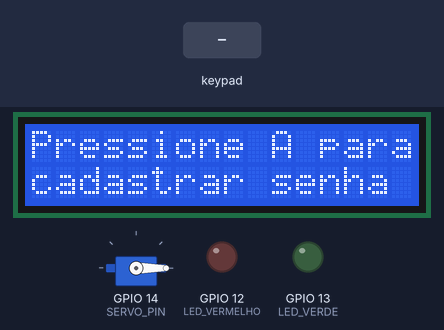
Recording of a sketch running on a simulated ESP32. Shown: 16×2 character LCD, servo, output pins drawn as LEDs (lit = HIGH). Inputs (shaded band) come from the test bench. WiFi joins after 1.5 s; servers stay silent unless stated; the Firebase database answers and starts empty.

Above: at 2.8 s.
2.9 s: key 'A' pressed
At 3.2 s:
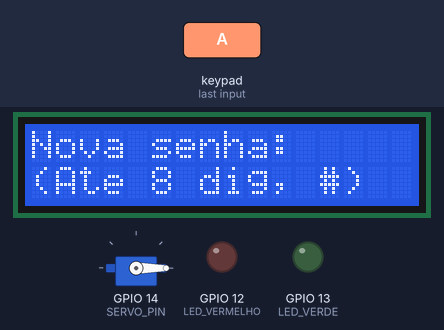
5.9 s: keypad keys 3 2 6 5 4 9 8 8 pressed 0.4 s apart
At 9.1 s:
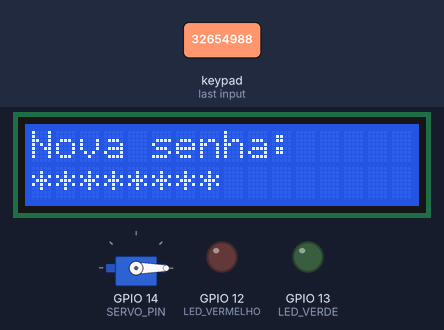
10.6 s: key '#' pressed
At 11.4 s:
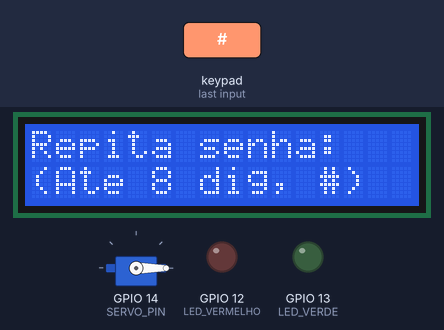
13.6 s: keypad keys 3 2 6 5 4 9 8 8 # pressed 0.4 s apart
At 17.7 s:
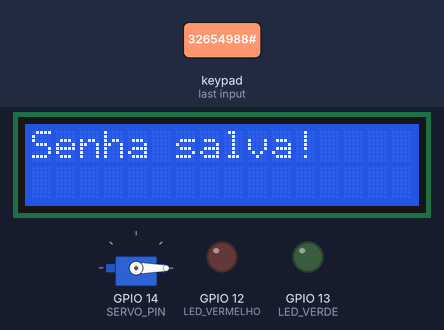
18.7 s: keypad keys 1 7 5 1 8 1 9 # pressed 0.4 s apart
At 23.0 s:
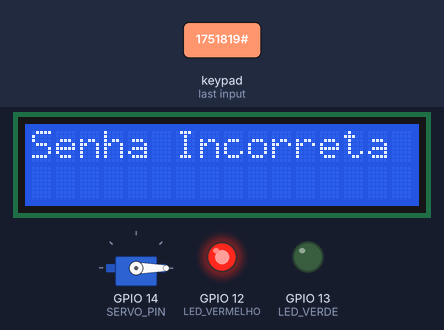
23.4 s: keypad keys 3 2 6 5 4 9 8 8 * pressed 0.4 s apart
At 24.81 s:
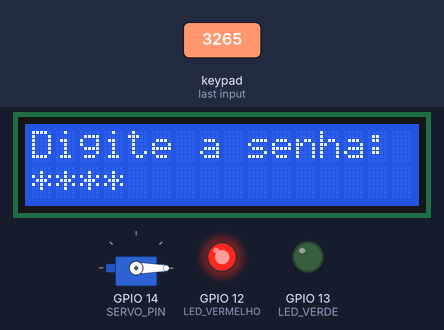
Timing chart, 0 to 26.4 s (numbered marks = the images above; inputs shaded):
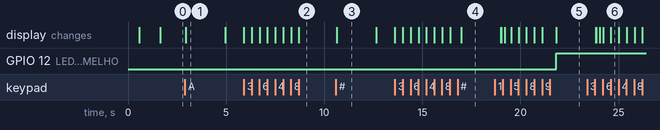

Measured:
- after the input at 2.9 s, the display: changes at once (image 1)
- after the input at 5.9 s, the display: first changes at once (image 2 shows a later state)
- after the input at 10.6 s, the display: changes at once (image 3)
- after the input at 13.6 s, the display: first changes at once (image 4 shows a later state)
- after the input at 18.7 s, GPIO 12 (LED_VERMELHO): LOW → HIGH after 3.1 s; the display: first differs from a run without the input after 0.31 s (image 5 shows a later state)
- after the input at 23.4 s, the display: first differs from a run without the input after 0.46 s (image 6 shows a later state)
- what the display in image 1 shows lasts 2.0 s, from 2.9 s to 4.9 s

The sketch:

cofre_firebase.ino
```cpp
#include <Wire.h>
#include <WiFi.h>
#include <Firebase_ESP_Client.h>
#include <Keypad.h>
#include <LiquidCrystal_I2C.h>
#include <ESP32Servo.h>

// WiFi e Firebase
#define WIFI_SSID "Wokwi-GUEST"
#define WIFI_PASSWORD ""

#define API_KEY "AIzaSyAjsxr1nBbfYVCyVmyKpYmM0bDAsoyUK4g"
#define DATABASE_URL "https://teclado-cofre-default-rtdb.firebaseio.com"
#define USER_EMAIL "morangone2@gmail.com"
#define USER_PASSWORD "32654988"

// Pinos
#define LED_VERDE 13
#define LED_VERMELHO 12
#define SERVO_PIN 14

LiquidCrystal_I2C lcd(0x27, 16, 2);
Servo servoMotor;

FirebaseData fbdo;
FirebaseAuth auth;
FirebaseConfig config;

const byte LINHAS = 4;
const byte COLUNAS = 4;

char teclas[LINHAS][COLUNAS] = {
  {'1', '2', '3', 'A'},
  {'4', '5', '6', 'B'},
  {'7', '8', '9', 'C'},
  {'*', '0', '#', 'D'}
};

byte pinosLinhas[LINHAS] = {15, 2, 4, 16};
byte pinosColunas[COLUNAS] = {17, 5, 18, 19};

Keypad teclado = Keypad(makeKeymap(teclas), pinosLinhas, pinosColunas, LINHAS, COLUNAS);

String senhaDigitada = "";
bool senhaCadastrada = false;
bool cofreAberto = false;

void setup() {
  Wire.begin(21, 26); // SDA, SCL
  lcd.init();
  lcd.backlight();

  servoMotor.attach(SERVO_PIN);

  pinMode(LED_VERDE, OUTPUT);
  pinMode(LED_VERMELHO, OUTPUT);
  servoMotor.write(0); // Cofre fechado

  WiFi.begin(WIFI_SSID, WIFI_PASSWORD);
  lcd.setCursor(0, 0);
  lcd.print("Conectando WiFi");
  while (WiFi.status() != WL_CONNECTED) {
    delay(500);
    lcd.print(".");
  }

  lcd.clear();
  lcd.setCursor(0, 0);
  lcd.print("WiFi conectado!");

  config.api_key = API_KEY;
  auth.user.email = USER_EMAIL;
  auth.user.password = USER_PASSWORD;
  config.database_url = DATABASE_URL;

  Firebase.begin(&config, &auth);
  Firebase.reconnectWiFi(true);

  lcd.clear();
  lcd.setCursor(0, 0);
  lcd.print("Pressione A para");
  lcd.setCursor(0, 1);
  lcd.print("cadastrar senha");
}

void loop() {
  char tecla = teclado.getKey();

  if (tecla) {
    if (!senhaCadastrada) {
      if (tecla == 'A') {
        cadastrarSenha();
      }
    } else {
      if (cofreAberto && tecla == 'A') {
        senhaCadastrada = false;
        cofreAberto = false;
        servoMotor.write(0);
        digitalWrite(LED_VERMELHO, LOW);
        digitalWrite(LED_VERDE, LOW);
        Firebase.RTDB.setBool(&fbdo, "SenhaCorreta/valor", false);
        cadastrarSenha();
      }
      else if (tecla == '#') {
        verificarSenha();
      }
      else if (tecla == '*') {
        senhaDigitada = "";
        lcd.clear();
        lcd.setCursor(0, 0);
        lcd.print("Digite a senha:");
      }
      else if (isDigit(tecla) && senhaDigitada.length() < 8) {
        senhaDigitada += tecla;
        lcd.setCursor(0, 1);
        lcd.print(repetirChar('*', senhaDigitada.length()));
      }

      if (cofreAberto && tecla == 'B') {
        fecharCofre();
      }
    }
  }
}

void cadastrarSenha() {
  String senha1 = "";
  String senha2 = "";

  lcd.clear();
  lcd.setCursor(0, 0);
  lcd.print("Nova senha:");
  lcd.setCursor(0, 1);
  lcd.print("(Ate 8 dig, #)");
  delay(2000);
  lcd.setCursor(0, 1);
  lcd.print("                ");

  while (true) {
    char t = teclado.getKey();
    if (t && isDigit(t) && senha1.length() < 8) {
      senha1 += t;
      lcd.setCursor(0, 1);
      lcd.print(repetirChar('*', senha1.length()));
    } else if (t == '#' && senha1.length() > 0) {
      break;
    }
  }

  lcd.clear();
  lcd.setCursor(0, 0);
  lcd.print("Repita senha:");
  lcd.setCursor(0, 1);
  lcd.print("(Ate 8 dig, #)");
  delay(2000);
  lcd.setCursor(0, 1);
  lcd.print("                ");

  while (true) {
    char t = teclado.getKey();
    if (t && isDigit(t) && senha2.length() < 8) {
      senha2 += t;
      lcd.setCursor(0, 1);
      lcd.print(repetirChar('*', senha2.length()));
    } else if (t == '#' && senha2.length() > 0) {
      break;
    }
  }

  if (senha1 == senha2) {
    senhaCadastrada = true;
    Firebase.RTDB.setInt(&fbdo, "Senha/segredo", senha1.toInt());
    lcd.clear();
    lcd.setCursor(0, 0);
    lcd.print("Senha salva!");
    delay(2000);
    lcd.clear();
    lcd.setCursor(0, 0);
    lcd.print("Digite a senha:");
  } else {
    lcd.clear();
    lcd.setCursor(0, 0);
    lcd.print("Senhas nao");
    lcd.setCursor(0, 1);
    lcd.print("conferem!");
    delay(2000);
    lcd.clear();
    lcd.setCursor(0, 0);
    lcd.print("Pressione A para");
    lcd.setCursor(0, 1);
    lcd.print("cadastrar senha");
  }
}

void verificarSenha() {
  if (Firebase.RTDB.getInt(&fbdo, "Senha/segredo")) {
    int senhaFirebase = fbdo.intData();

    if (senhaDigitada.toInt() == senhaFirebase) {
      Firebase.RTDB.setBool(&fbdo, "SenhaCorreta/valor", true);
      lcd.clear();
      lcd.setCursor(0, 0);
      lcd.print("Senha Correta!");
      digitalWrite(LED_VERDE, LOW);
      digitalWrite(LED_VERMELHO, HIGH);
      abrirCofre();
    } else {
      Firebase.RTDB.setBool(&fbdo, "SenhaCorreta/valor", false);
      lcd.clear();
      lcd.setCursor(0, 0);
      lcd.print("Senha Incorreta");
      digitalWrite(LED_VERMELHO, LOW);
      digitalWrite(LED_VERMELHO, HIGH);
      delay(2000);
      lcd.clear();
      lcd.setCursor(0, 0);
      lcd.print("Digite a senha:");
    }
  } else {
    lcd.clear();
    lcd.setCursor(0, 0);
    lcd.print("Erro Firebase");
  }

  senhaDigitada = "";
}

void abrirCofre() {
  servoMotor.write(90);
  cofreAberto = true;
  lcd.clear();
  lcd.setCursor(0, 0);
  lcd.print("Cofre aberto!");
  lcd.setCursor(0, 1);
  lcd.print("Press B fechar");
}

void fecharCofre() {
  servoMotor.write(0);
  cofreAberto = false;
  digitalWrite(LED_VERMELHO, LOW);
  digitalWrite(LED_VERDE, LOW);
  Firebase.RTDB.setBool(&fbdo, "SenhaCorreta/valor", false);
  lcd.clear();
  lcd.setCursor(0, 0);
  lcd.print("Digite a senha:");
}

String repetirChar(char c, int vezes) {
  String resultado = "";
  for (int i = 0; i < vezes; i++) {
    resultado += c;
  }
  return resultado;
}
```
